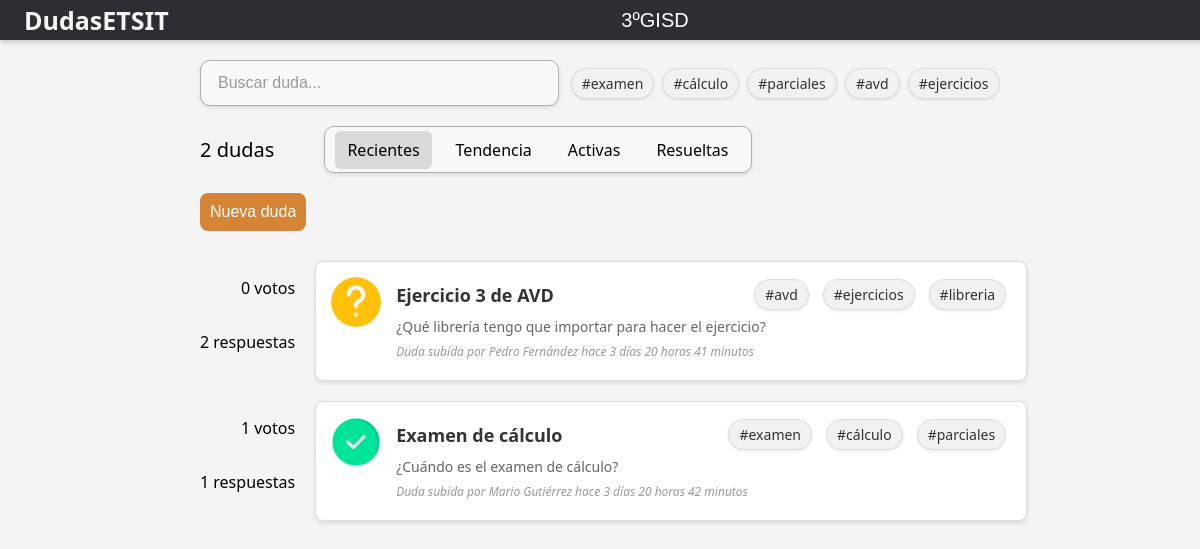
Page /3ºGISD/home on the committed database.
### app.py (models this page shows, shortened)
class Tag(db.Model):
    __tablename__ = 'tag'
    id = db.Column(db.Integer, primary_key=True)
    name = db.Column(db.String(100), unique=True, nullable=False)
    issues = db.relationship('Issue', secondary='issue_tags', backref=db.backref('tags', lazy=True))

class Issue(db.Model):
    __tablename__ = 'issue'
    id = db.Column(db.Integer, primary_key=True)
    title = db.Column(db.String(150), nullable=False)
    description = db.Column(db.String(500))
    created_at = db.Column(db.DateTime, default=datetime.now())
    modified_at = db.Column(db.DateTime, default=datetime.now())
    resolved = db.Column(db.Boolean, default=False)
    user_id = db.Column(db.Integer, db.ForeignKey('user.id'), nullable=False)
    group_id = db.Column(db.Integer, db.ForeignKey('group.id'), nullable=False)
    votes = db.Column(db.Integer, default=0)
    voters = db.relationship('User', secondary='issue_votes', backref=db.backref('voted_issues', lazy=True))
    @property
    def time_since_created(self):
        now = datetime.now()
        delta = relativedelta(now, self.created_at)
        time_str = ""
        if delta.years > 0:
            time_str += f"{delta.years} año{'s' if delta.years > 1 else ''} "
        if delta.months > 0:
            time_str += f"{delta.months} mes{'es' if delta.months > 1 else ''} "
        if delta.days > 0:
            time_str += f"{delta.days} día{'s' if delta.days > 1 else ''} "
        if delta.hours > 0:
            time_str += f"{delta.hours} hora{'s' if delta.hours > 1 else ''} "
        if delta.minutes > 0:
            time_str += f"{delta.minutes} minuto{'s' if delta.minutes > 1 else ''} "
        if delta.seconds > 0 and time_str == "":
            time_str += f"{delta.seconds} segundo{'s' if delta.seconds > 1 else ''}"
        if time_str == "":
            return "muy poco"
        return f"{time_str.strip()}"

class User(UserMixin, db.Model):
    __tablename__ = 'user'
    id = db.Column(db.Integer, primary_key=True)
    username = db.Column(db.String(150), unique=True, nullable=False)
    password = db.Column(db.LargeBinary, nullable=False)
    email = db.Column(db.String(150), unique=True, nullable=False)
    messages = db.relationship('Message', backref=db.backref('user', lazy=True))
    group_id = db.Column(db.Integer, db.ForeignKey('group.id'), nullable=False)
    issues = db.relationship('Issue', backref=db.backref('user', lazy=True))

### app.py (the view)
@app.route('/<group>/home', methods=['GET'])
def home_get(group):
    query = request.args.get('q', '').strip()
    sort_field = request.args.get('sort_field', 'recientes')
    group_id = Group.query.filter_by(name=group).first().id
    groups = Group.query.with_entities(Group.name).all()
    base_query = Issue.query.filter(
        Issue.group_id == group_id,
        or_(
            Issue.title.ilike(f"%{query}%"),
            Issue.description.ilike(f"%{query}%"),
            Issue.tags.any(Tag.name.ilike(f"%{query}%"))
        )
    )
    if sort_field == 'recientes':
        issues = base_query.order_by(Issue.created_at.desc()).all()
    elif sort_field == 'tendencia':
        issues = base_query.order_by(Issue.votes.desc(), Issue.created_at.desc()).all()
    elif sort_field == 'activas':
        latest_message = aliased(Message)
        issues = base_query.join(latest_message, latest_message.issue_id == Issue.id).order_by(desc(latest_message.created_at)).filter(Issue.resolved == False).all()
    elif sort_field == 'resueltas':
        issues = base_query.filter(Issue.resolved == True).order_by(Issue.created_at.desc()).all()
    else:
        issues = base_query.all()
    num_messages = {}
    tags = {}
    issues_unfiltered = db.session.query(Issue).all()
    for issue in issues_unfiltered:
        messages = Message.query.filter_by(issue_id=issue.id).all()
        num_messages[issue.id] = len(messages)
        for tag in issue.tags:
            tags[tag] = tags.get(tag, 0) + 1
    tags = dict(sorted(tags.items(), key=lambda item: item[1], reverse=True))
    return render_template('home.html', sort_field=sort_field, groups=groups, group=group, issues=issues, num_messages=num_messages, tags=tags, query=query)

### templates/home.html (shortened to what this page needs)
<!DOCTYPE html>
<html>
<head>
</head>
<body>
    <div class="top-bar">
        <h3 onclick="window.location.href='{{ url_for('home_get', group=group) }}'" class="title">DudasETSIT</h3>
        <select onchange="window.location.href='/' + this.value + '/home'">
            <optgroup label="GISD">
            {% for group_option in groups %}
                {% if 'GISD' in group_option[0] %}
                    <option value="{{ group_option[0] }}" {% if group_option[0] == group %}selected{% endif %}>
                        {{ group_option[0] }}
                    </option>
                {% endif %}
            {% endfor %}
            </optgroup>
        </select>
    </div>
    <div class="search-area">
        <div class="search-bar">
            <input type="text" placeholder="Buscar duda..." id="search-input">
        </div>
        <div class="tags">
            {% for tag in tags %}
            <span class="tag">#{{ tag.name }}</span>
            {% endfor %}
        </div>
    </div>
    <div class="filters">
        <p class="issues-number">{{ issues|length }} dudas</p>
        <div class="filters-container">
            <p class="{{ 'active' if sort_field == 'recientes' else '' }}" onclick="window.location.href='{{ url_for('home_get', group=group, sort_field='recientes', q=query) }}'">Recientes</p>
            <p class="{{ 'active' if sort_field == 'tendencia' else '' }}" onclick="window.location.href='{{ url_for('home_get', group=group, sort_field='tendencia', q=query) }}'">Tendencia</p>
            <p class="{{ 'active' if sort_field == 'activas' else '' }}"onclick="window.location.href='{{ url_for('home_get', group=group, sort_field='activas', q=query) }}'">Activas</p>
            <p class="{{ 'active' if sort_field == 'resueltas' else '' }}" onclick="window.location.href='{{ url_for('home_get', group=group, sort_field='resueltas', q=query) }}'">Resueltas</p>
        </div>
    </div>
    {% if current_user.is_authenticated %}
        <div class="new-issue">
            <button onclick="unleashForm()">Nueva duda</button>
        </div>
    {% else %}
        <div class="new-issue">
            <button onclick="window.location.href='{{ url_for('login') }}'">Nueva duda</button>
        </div>
    {% endif %}
    <div class="issues-container">
        {% for issue in issues %}
            <div class="issue-container">
                <div id="rating">
                    <p id="votes-{{ issue.id }}">{{ issue.votes }} votos</p>
                    <p>{{ num_messages[issue.id] }} respuestas</p>
                </div>
                <div class="issue-item">
                    <img
                        src="{% if issue.resolved %}../static/resolved_true.png{% else %}../static/resolved_false.png{% endif %}"
                        alt="{% if issue.resolved %}Duda resuelta{% else %}Duda no resuelta{% endif %}"
                        class="issue-image">
                    <div class="issue-content">
                        <div class="issue-header">
                            <h3 onclick="joinRoom(this)" data-room="{{ issue.id }}">{{ issue.title }}</h3>
                            <div class="tags-container">
                                {% for tag in issue.tags %}
                                    <span class="tag">#{{ tag.name }}</span>
                                {% endfor %}
                            </div>
                        </div>
                        <p> {{ issue.description|safe }} </p>
                        <p><i>Duda subida por {{ issue.user.username }} hace {{ issue.time_since_created }}</i></p>
                    </div>
                </div>
            </div>
        {% endfor %}
    </div>
</body>
</html>

### templates/home.html (style rules this page uses)
body { font-family: 'Segoe UI', Tahoma, Geneva, Verdana, sans-serif; background-color: #f4f4f4; margin: 0; padding: 0; }
.top-bar { display: flex; justify-content: space-between; align-items: center; background-color: #2d2d33; color: #f5f5f5; position: fixed; top: 0; width: 100%; height: 40px; z-index: 8; left: 0; padding: 0 2%; box-shadow: 0 2px 5px rgba(0, 0, 0, 0.2); }
.title { font-size: 25px; font-weight: bold; cursor: pointer; }
select { padding: 10px; font-size: 20px; background-color: transparent; color: white; border: none; outline: none; appearance: none; cursor: pointer; transition: background-color 0.3s ease, border 0.3s ease; }
optgroup { font-weight: bold; font-size: 16px; color: #333; }
option { font-size: 16px; padding: 10px; background-color: #fff; color: #333; border: none; cursor: pointer; transition: background-color 0.3s ease; }
select option:checked { background-color: #d48434; color: #fff; }
.search-area { display: flex; align-items: center; justify-content: flex-start; gap: 10px; margin-top: 60px; max-width: 800px; margin-left: auto; margin-right: auto; }
.search-bar { display: flex; align-items: center; width: 400px; border: 1px solid #b0afaf; border-radius: 10px; padding: 8px 12px; background-color: #f8f8f8; box-shadow: 0 2px 4px rgba(0, 0, 0, 0.1); transition: box-shadow 0.2s ease-in-out; }
.search-bar input { flex: 1; border: none; outline: none; background: transparent; font-size: 16px; padding: 5px; }
.search-bar input::placeholder { color: #999; }
.tags { overflow: hidden; white-space: nowrap; }
.tags .tag { text-overflow: ellipsis; }
.filters { margin-top: 10px; display: flex; gap: 50px; align-items: center; }
.issues-number { font-size: 20px; }
.filters-container { display: flex; gap: 12px; border: 1px solid #b0afaf; border-radius: 10px; height: 45px; padding: 0 10px; align-items: center; background-color: #f8f8f8; box-shadow: 0 2px 4px rgba(0, 0, 0, 0.1); transition: box-shadow 0.2s ease-in-out; }
.filters-container p { padding: 8px 12px; border-radius: 6px; transition: background-color 0.3s ease; }
.filters-container p.active { background-color: #dad9d9; }
.new-issue { margin-top: 10px; max-width: auto; margin-left: auto; margin-right: auto; }
.new-issue button { padding: 10px; background-color: #d48434; color: white; border: none; border-radius: 8px; font-size: 16px; cursor: pointer; transition: background 0.3s, transform 0.2s; }
.tag { display: inline-flex; align-items: center; background-color: #f1f1f1; padding: 5px 10px; margin: 2px; border-radius: 15px; font-size: 14px; box-shadow: 0 1px 3px rgba(0,0,0,0.1); }
.issues-container { display: flex; flex-direction: column; gap: 20px; padding: 20px; max-width: 800px; margin: 10px auto; }
.issue-container { display: flex; gap: 20px; }
#rating { display: flex; flex-direction: column; height: 80px; align-items: flex-end; width: 15%; white-space: nowrap; }
.issue-item { display: flex; align-items: flex-start; gap: 15px; border: 1px solid #ddd; padding: 15px; border-radius: 8px; background-color: white; box-shadow: 0 2px 5px rgba(0, 0, 0, 0.1); transition: transform 0.2s, box-shadow 0.2s; min-width: 85%; max-width: 85%; }
.issue-image { width: 50px; height: 50px; object-fit: cover; border-radius: 50%; }
.issue-content { flex: 1; max-width: 90%; word-wrap: break-word; overflow-wrap: break-word; }
.issue-header { display: flex; justify-content: space-between; align-items: center; gap: 20px; }
.tags-container { display: flex; gap: 10px; flex-wrap: wrap; }
.tag { background-color: #f1f1f1; padding: 5px 10px; border-radius: 20px; font-size: 14px; color: #333; border: 1px solid #ddd; }
.issue-content h3 { margin: 0; font-size: 18px; color: #333; cursor: pointer; transition: color 0.2s; }
.issue-content p { margin: 5px 0; color: #666; font-size: 14px; display: -webkit-box; -webkit-line-clamp: 2; -webkit-box-orient: vertical; overflow: hidden; text-overflow: ellipsis; }
.issue-content i { font-size: 12px; color: #999; }

### rows in the picture
Tag: name "examen"
Tag: name "cálculo"
Tag: name "parciales"
Tag: name "avd"
Tag: name "ejercicios"
Issue: votes "0", id "2", title "Ejercicio 3 de AVD", description "¿Qué librería tengo que importar para hacer el ejercicio?", user.username "Pedro Fernández", time_since_created "3 días 20 horas 41 minutos"
Tag: name "libreria"
Issue: votes "1", id "1", title "Examen de cálculo", description "¿Cuándo es el examen de cálculo?", user.username "Mario Gutiérrez", time_since_created "3 días 20 horas 42 minutos"

### other values in the picture
{{ issues|length }} "2"
form field value "3ºGISD"
